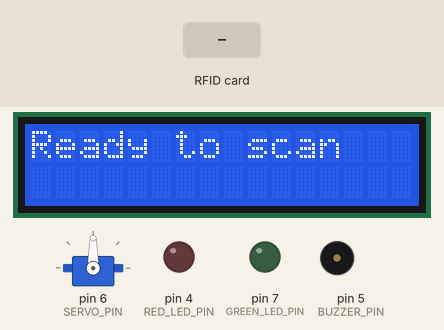
The sketch below on a simulated Arduino Uno, built with avr-gcc and run on an emulated ATmega328P. On the bench: 16×2 character LCD, servo, output pins drawn as LEDs (lit = HIGH), buzzer (waves = sounding). The test bench sets the inputs (shaded band). Pins used as bus, display or sensor lines are not drawn.

Above: at 2.2 s.
6.4 s: RFID card 5E 7A 19 C4 held to the reader
At 7.6 s:
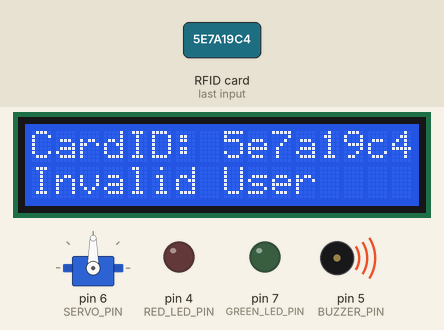
At 11.2 s:
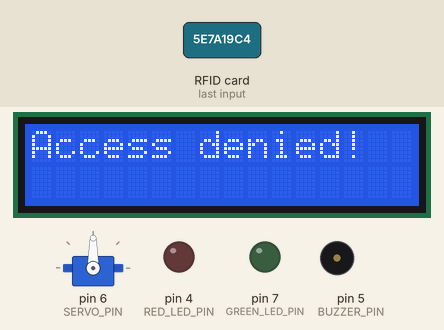
Timing chart, 0 to 12.7 s (numbered marks = the images above; inputs shaded):
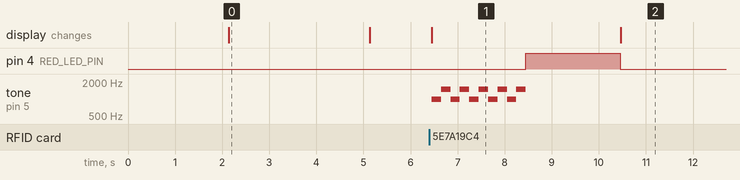

Measured:
- after the input at 6.4 s, pin 4 (RED_LED_PIN): LOW → HIGH after 2.1 s, → LOW 2.0 s later; tone on pin 5 (BUZZER_PIN): silent → 1000 Hz after 0.05 s, then repeats every 0.40 s: 1500 Hz 0.20 s, 1000 Hz 0.20 s, until it stays silent from 8.5 s; the display: changes after 0.05 s (image 1)
- what the display in image 0 shows lasts 3.0 s, from 2.1 s to 5.1 s

The sketch:

RFID_checkin_system.ino
```cpp
#include <Wire.h>
#include <LiquidCrystal_I2C.h> //library for i2c module
#include <MFRC522.h> ////library for rfid sensor
#include <Servo.h> //library for servo moter

#define SS_PIN 10   // Slave Select pin for RFID reader
#define RST_PIN 9   // Reset pin for RFID reader
#define LCD_ADDR 0x27   // I2C address of the LCD
#define SERVO_PIN 6   // Pin connected to the servo motor
#define BUZZER_PIN 5 // Pin connected to the buzzer
#define GREEN_LED_PIN 7 // Pin connected to the green LED
#define RED_LED_PIN 4  // Pin connected to the red LED

MFRC522 mfrc522(SS_PIN, RST_PIN);   // Create MFRC522 instance
LiquidCrystal_I2C lcd(LCD_ADDR, 16, 2);   // Create LCD instance
Servo servoMotor;   // Create Servo instance

struct User {
  String name;
  String matricNumber;
  String cardID;
};

User users[] = {
  //enter the name of your choice, student number and the id from your cards(RFID) here respectively
  {"John Doe", "BNG/22/7766", "133a5fad"},
  {"Jane Doe", "BNG/22/8923", "9446b028"},
  {"Johnny Doe", "BNG/22/9130", "83809c16"}
};

void setup() {
  Serial.begin(9600);
  Wire.begin();
  lcd.begin();
  servoMotor.attach(SERVO_PIN);   // Attach servo to the specified pin
  pinMode(BUZZER_PIN, OUTPUT);    // Set the buzzer pin as an output
  pinMode(GREEN_LED_PIN, OUTPUT); // Set the green LED pin as an output
  pinMode(RED_LED_PIN, OUTPUT);   // Set the red LED pin as an output

  SPI.begin();
  mfrc522.PCD_Init();

  lcd.print("Welcome");
  delay(2000);
  lcd.clear();
  lcd.print("Ready to scan");
  delay(3000);
  lcd.clear();
}

void loop() {
  if (mfrc522.PICC_IsNewCardPresent() && mfrc522.PICC_ReadCardSerial()) {
    String cardID = getCardID();
    handleCard(cardID);
    mfrc522.PICC_HaltA();
  }
}

String getCardID() {
  String cardID = "";
  for (byte i = 0; i < mfrc522.uid.size; i++) {
    cardID += String(mfrc522.uid.uidByte[i], HEX);
  }
  return cardID;
}

void handleCard(String cardID) {
  lcd.clear();
  lcd.setCursor(0, 0);
  lcd.print("CardID: " + cardID);

  bool validUser = false;
  for (User user : users) {
    if (cardID.equals(user.cardID)) {
      displayUserInfo(user);
      rotateServo();
      logUserAccess(user);
      indicateSuccess();
      validUser = true;
      break;
    }
  }

  if (!validUser) {
    lcd.setCursor(0, 1);
    lcd.print("Invalid User");
    activateBuzzer();
    indicateFailure();
  }

  delay(2000);   // Delay to stabilize the display
}

void displayUserInfo(User user) {
  lcd.setCursor(0, 1);
  lcd.print("Name: " + user.name);
  delay(3000);
  lcd.clear();
  lcd.print("Access granted!");
  delay(1000);
  lcd.clear();
}

void logUserAccess(User user) {
  Serial.print("{");
  Serial.print("\"Name\": \"" + user.name + "\", ");
  Serial.print("\"MatricNumber\": \"" + user.matricNumber + "\", ");
  Serial.print("\"CardID\": \"" + user.cardID + "\"");
  Serial.println("}");
}

void rotateServo() {
  servoMotor.write(180);
  delay(1000);
  servoMotor.write(0);
}

void activateBuzzer() {
  int alarmDuration = 2000; // Total duration of the alarm in milliseconds
  int toneDuration = 200; // Duration of each tone in milliseconds
  long endTime = millis() + alarmDuration;

  while (millis() < endTime) {
    tone(BUZZER_PIN, 1000); // Play a tone at 1000 Hz
    delay(toneDuration); // Wait for toneDuration milliseconds
    tone(BUZZER_PIN, 1500); // Play a tone at 1500 Hz
    delay(toneDuration); // Wait for toneDuration milliseconds
  }
  noTone(BUZZER_PIN); // Ensure the buzzer is turned off at the end
}

void indicateSuccess() {
  digitalWrite(GREEN_LED_PIN, HIGH); // Turn on green LED
  delay(1000);
  digitalWrite(GREEN_LED_PIN, LOW);  // Turn off green LED
}

void indicateFailure() {
  digitalWrite(RED_LED_PIN, HIGH);   // Turn on red LED
  delay(2000);                       // delay display for 2 seconds
  digitalWrite(RED_LED_PIN, LOW);    // Turn off red LED
  lcd.clear();
  lcd.print("Access denied!");
  delay(3000);
  lcd.clear();
}
```
